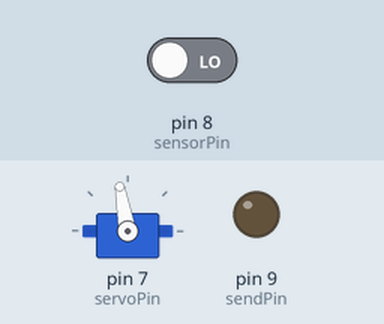
The sketch below on a simulated Arduino Uno, built with avr-gcc and run on an emulated ATmega328P. Parts: servo, output pins drawn as LEDs (lit = HIGH). The test bench sets the inputs (shaded band); at power-on: pin 8 (sensorPin) LOW.

Above: at 1.2 s.
1.3 s: pin 8 (sensorPin) driven HIGH
At 2.3 s:
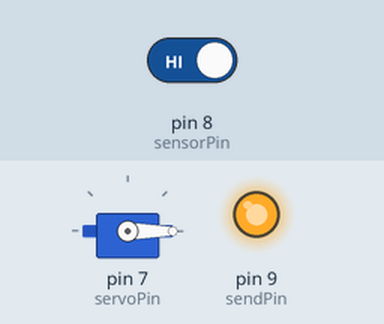
Timing chart, 0 to 4.3 s (numbered marks = the images above; inputs shaded):
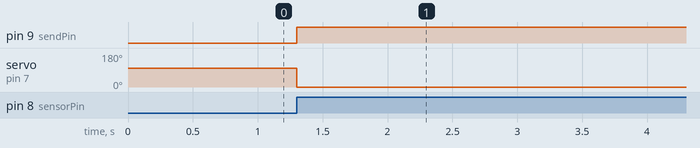

Measured:
- after the input at 1.3 s, pin 9 (sendPin): LOW → HIGH at once; servo on pin 7 (servoPin): 100° → 0° at once

The sketch:

outside_calystegia_v1.ino
```cpp
#include <Servo.h>

Servo myservo;                     // create servo object to control a servo
int sensorPin = 8;                 // PIR sensor connected to pin 8
int servoPin = 7;                  // Servo connected to pin 7
int sendPin = 9;                   // Pin to send signal to other Arduino
bool motionDetected = false;       // keeps track of motion state
unsigned long lastMotionTime = 0;  // stores the last time motion was detected
const int motionDelay = 5000;      // 5 seconds delay

void setup() {
  myservo.attach(servoPin);        // attach servo to pin 7
  pinMode(sensorPin, INPUT);       // set PIR sensor pin as input
  pinMode(sendPin, OUTPUT);        // set send pin as output
  myservo.write(100);             // initialize servo to -180 degrees
}

void loop() {
  int sensorState = digitalRead(sensorPin);  // read PIR sensor state

  if (sensorState == HIGH) {  // motion detected
    if (!motionDetected) {    // only act if it's a new motion event
      motionDetected = true;
      myservo.write(0);  // move servo to 180 degrees
      digitalWrite(sendPin, HIGH);  // send signal to other Arduino
    }
    lastMotionTime = millis();  // update the last motion time
  } else {                      // no motion detected
    if (motionDetected && millis() - lastMotionTime > motionDelay) {
      motionDetected = false;
      myservo.write(100);  // move servo back to -180 degrees
      digitalWrite(sendPin, LOW);  // stop signal to other Arduino
    }
  }
}
```
